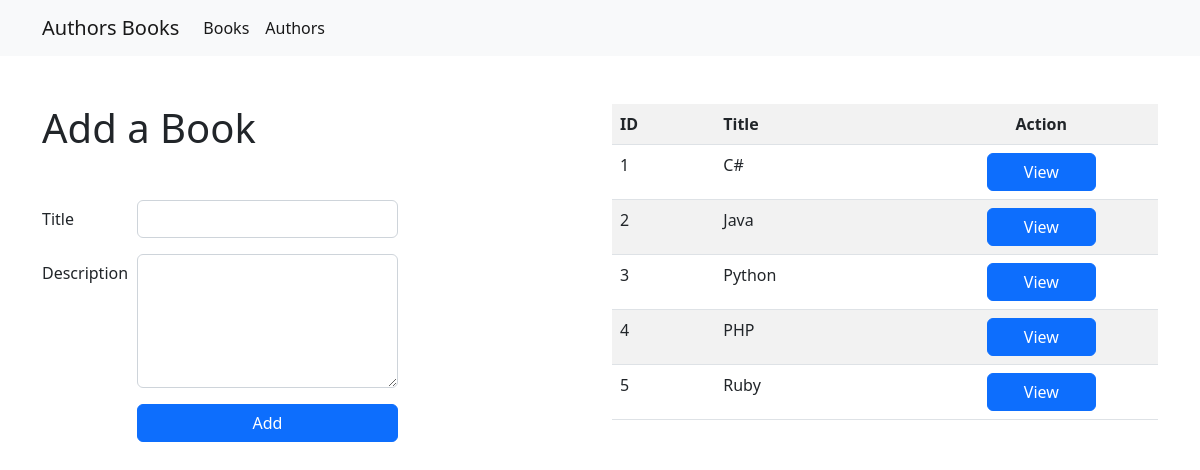
/, run on an earlier commit of the app's database.
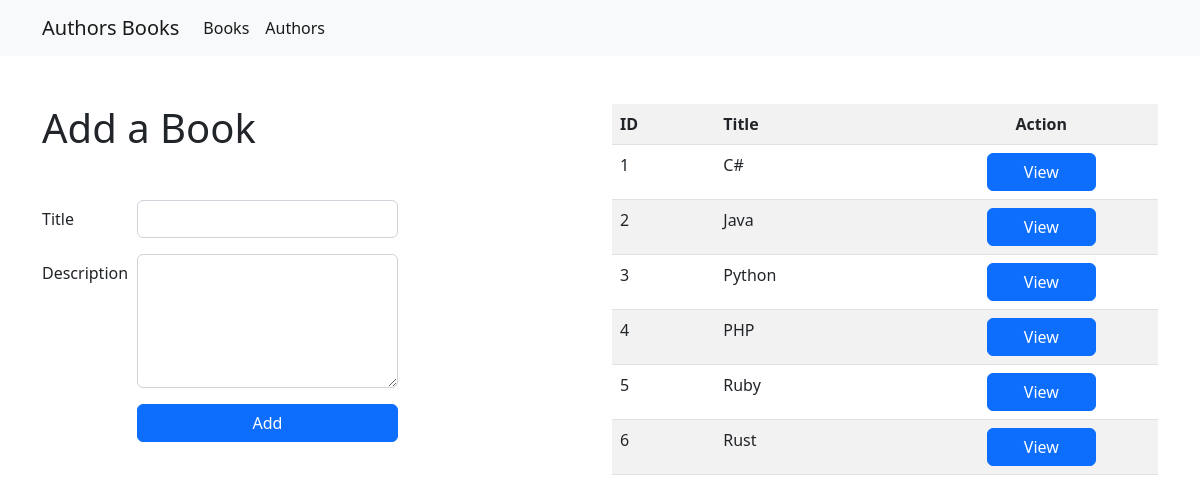
And on a later commit of the database.
### books_authors_app/models.py (models this page shows)
class Books(models.Model):
    title = models.CharField(max_length=255)
    desc = models.TextField()
    created_at = models.DateTimeField(auto_now_add = True)
    updated_at = models.DateTimeField(auto_now = True)

### books_authors_app/views.py (the view)
# urls.py: path('',views.books),
def books(request):
    context={
        "books": Books.objects.all()
    }
    return render(request,'books.html', context)

### books_authors_app/templates/books.html (shortened to what this page needs)
{% extends "main_layout.html" %}
{% block content %}
<div class="container my-5">
    <div class="row">
        <div class="col-6 mb-3">
            <h1 class="mb-5">Add a Book</h1>
            <form action="add-book" method="post">
                <div class="row mb-3">
                    <label for="book_title" class="col-form-label col-2">Title</label>
                    <div class="col-6">
                        <input class="form-control" type="text" name="book_title" id="book_title">
                    </div>
                </div>
                <div class="row mb-3">
                    <label for="book_desc" class="col-form-label col-2">Description</label>
                    <div class="col-6">
                        <textarea class="form-control" name="book_desc" id="book_desc" cols="30" rows="5"></textarea>
                    </div>
                </div>
                <div class="row mb-3">
                    <div class="col-6 offset-2">
                        <input class="btn btn-primary w-100" type="submit" value="Add">
                    </div>
                </div>
            </form>
        </div>
        <div class="col-6">
            <table class="table table-striped">
                <tr>
                    <th>ID</th>
                    <th>Title</th>
                    <th class="text-center">Action</th>
                </tr>
                {% for book in books %}
                <tr class="">
                    <td>{{book.id}}</td>
                    <td>{{book.title}}</td>
                    <td class="text-center"><a class='btn btn-primary w-50' href="books/{{book.id}}">View</a></td>
                </tr>
                {% endfor %}
            </table>
        </div>
    </div>
</div>
{% endblock %}

What changed in the data, as far as the page shows it:
added Books: id "6", title "Rust"
